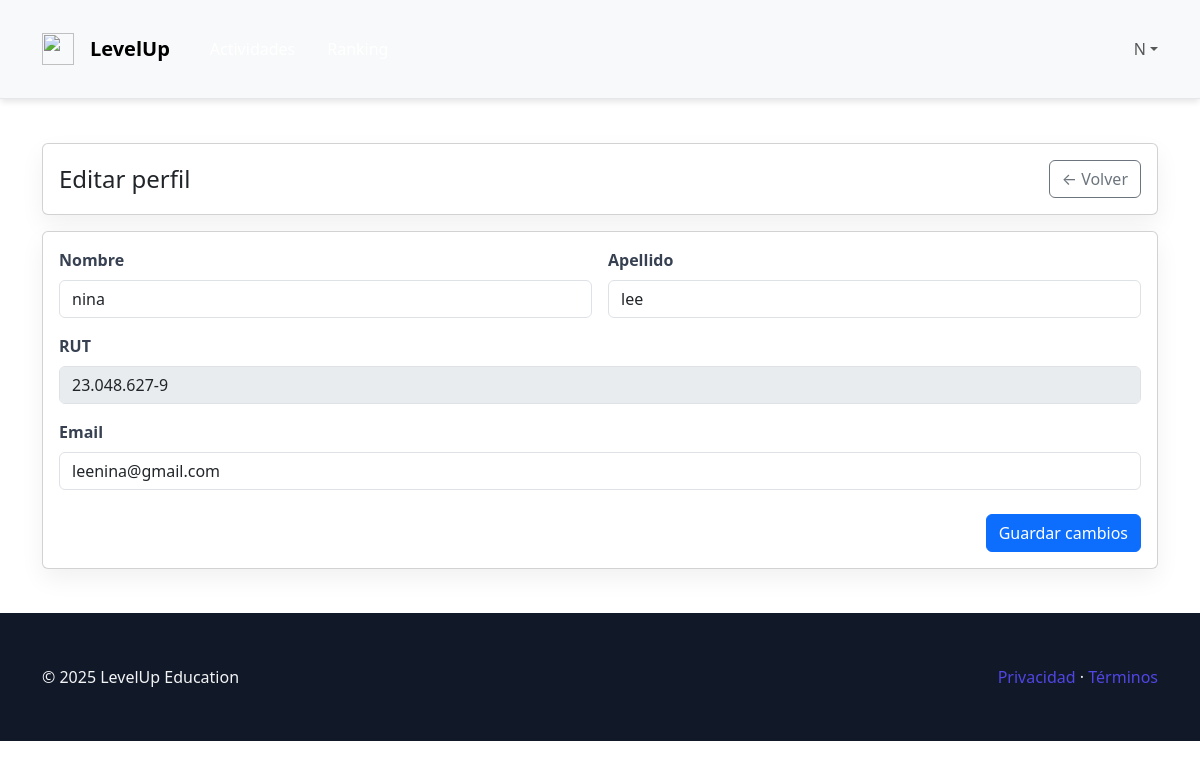
The page /perfil/editar/ (signed in) on the database its author committed.
### LevelUp/models.py (models this page shows, shortened)
class Usuario(AbstractUser):
    class Rol(models.TextChoices):
        ESTUDIANTE    = "ESTUDIANTE", "Estudiante"
        DOCENTE       = "DOCENTE", "Docente"
        ADMINISTRADOR = "ADMINISTRADOR", "Administrador"
    rol = models.CharField(
        max_length=20,
        choices=Rol.choices,
        default=Rol.ESTUDIANTE,
    )
    rut = models.CharField(max_length=12, unique=True, validators=[validar_formato_rut])
    email = models.EmailField(max_length=128, unique=True)
    rol = models.CharField(max_length=20, choices=Rol.choices)

### LevelUp/views.py (the view)
# urls.py: path("perfil/editar/", views.perfil_editar_view, name="perfil_editar"),
@login_required
def perfil_editar_view(request):
    if request.method == "POST":
        form = ProfileForm(request.POST, instance=request.user)
        if form.is_valid():
            form.save()
            messages.success(request, "Perfil actualizado correctamente.")
            return redirect("perfil")
        else:
            messages.error(request, "Revisa los campos del formulario.")
    else:
        form = ProfileForm(instance=request.user)
    return render(request, "LevelUp/perfil/editar.html", {"form": form})

### LevelUp/templatetags/form_extras.py (called while the page is built)
@register.filter(name='add_class')
def add_class(field, css):
    return field.as_widget(attrs={**field.field.widget.attrs, "class": f"{field.field.widget.attrs.get('class','')} {css}".strip()})

### LevelUp/templates/LevelUp/perfil/editar.html (shortened to what this page needs)
{% extends "LevelUp/base.html" %}
{% load form_extras %}
{% block content %}
<main class="py-4">
  <div class="container">
    <div class="card mb-3">
      <div class="card-body d-flex justify-content-between align-items-center">
        <h1 class="h4 m-0">Editar perfil</h1>
        <a class="btn btn-outline-secondary" href="{% url 'perfil' %}">← Volver</a>
      </div>
    </div>
    <div class="card">
      <div class="card-body">
        <form method="post" novalidate>
          <div class="row g-3">
            <div class="col-md-6">
              <label for="{{ form.first_name.id_for_label }}" class="form-label">Nombre</label>
              {% if form.first_name.errors %}
              {{ form.first_name|add_class:"form-control is-invalid" }}
              <div class="invalid-feedback">
                {{ form.first_name.errors|striptags }}
              </div>
              {% else %}
              {{ form.first_name|add_class:"form-control" }}
              {% endif %}
            </div>
            <div class="col-md-6">
              <label for="{{ form.last_name.id_for_label }}" class="form-label">Apellido</label>
              {% if form.last_name.errors %}
              {{ form.last_name|add_class:"form-control is-invalid" }}
              <div class="invalid-feedback">
                {{ form.last_name.errors|striptags }}
              </div>
              {% else %}
              {{ form.last_name|add_class:"form-control" }}
              {% endif %}
            </div>
            <div class="col-12">
              <label class="form-label">RUT</label>
              {{ form.rut|add_class:"form-control" }}
            </div>
            <div class="col-12">
              <label for "{{ form.email.id_for_label }}" class="form-label">Email</label>
              {% if form.email.errors %}
              {{ form.email|add_class:"form-control is-invalid" }}
              <div class="invalid-feedback">
                {{ form.email.errors|striptags }}
              </div>
              {% else %}
              {{ form.email|add_class:"form-control" }}
              {% endif %}
            </div>
          </div>
          <div class="d-flex justify-content-end mt-4">
            <button type="submit" class="btn btn-primary">Guardar cambios</button>
          </div>
        </form>
      </div>
    </div>
  </div>
</main>
{% endblock %}

### LevelUp/static/LevelUp/css/style.css (style rules this page uses)
:root { --primary-color: #3b82f6; --secondary-color: #8b5cf6; --success-color: #10b981; --warning-color: #f59e0b; --danger-color: #ef4444; --background-light: #f8fafc; --background-gradient: linear-gradient(135deg, #667eea 0%, #764ba2 100%); --card-shadow: 0 4px 6px -1px rgba(0, 0, 0, 0.1); --card-shadow-hover: 0 10px 15px -3px rgba(0, 0, 0, 0.1); --border-radius: 0.5rem; --border-radius-lg: 1rem; --font-family: 'Inter', -apple-system, BlinkMacSystemFont, sans-serif; }
* { margin: 0; padding: 0; box-sizing: border-box; }
body { font-family: var(--font-family); background: var(--background-light); color: #1f2937; line-height: 1.6; }
.container { max-width: 1200px; margin: 0 auto; padding: 0 1rem; }
.card { background: white; border-radius: var(--border-radius); box-shadow: var(--card-shadow); transition: all 0.3s ease; overflow: hidden; }
.btn { display: inline-flex; align-items: center; justify-content: center; padding: 0.75rem 1.5rem; border-radius: var(--border-radius); font-weight: 500; text-decoration: none; border: none; cursor: pointer; transition: all 0.2s ease; gap: 0.5rem; }
.btn-primary { background: var(--primary-color); color: white; }
.form-label { display: block; margin-bottom: 0.5rem; font-weight: 500; color: #374151; }
.form-input { width: 100%; padding: 0.75rem; border: 2px solid #000000; border-radius: var(--border-radius); font-size: 1rem; transition: border-color 0.2s ease; }
.mt-4 { margin-top: 1rem; }

### LevelUp/static/LevelUp/css/global.css (style rules this page uses)
:root { --bg:#f8fafc; --text:#111827; --muted:#6b7280; --border:#e5e7eb; --primary:#6366f1; --primary-weak: rgba(99,102,241,.15); --success:#10b981; --warning:#f59e0b; }
html,body { height:100%; }
body { margin:0; background:var(--bg); color:var(--text); font-family:system-ui, -apple-system, "Segoe UI", Roboto, Ubuntu, Cantarell, "Helvetica Neue", Arial, "Noto Sans", "Apple Color Emoji","Segoe UI Emoji","Segoe UI Symbol"; }
.container { max-width:1100px; margin:0 auto; padding:1.25rem; }
.card { background:#fff; border-radius:.75rem; box-shadow:0 10px 25px rgba(0,0,0,.06); }
.form-label { display:block; font-weight:600; margin-bottom:.25rem; color:#374151; }
.form-input,.form-select { width:100%; padding:.6rem .8rem; border:1px solid var(--border); border-radius:.5rem; outline:0; background:#fff; }
.btn { display:inline-flex; align-items:center; justify-content:center; gap:.5rem; padding:.6rem .9rem; border-radius:.5rem; border:0; cursor:pointer; text-decoration:none; }
.btn-primary { background:var(--primary); color:#fff; }

### rows shown on the page
Usuario: first_name "nina", last_name "lee", rut "23.048.627-9", email "leenina@gmail.com"

### other values the page prints
{{ display_name|slice:":1"|upper }} "N"
